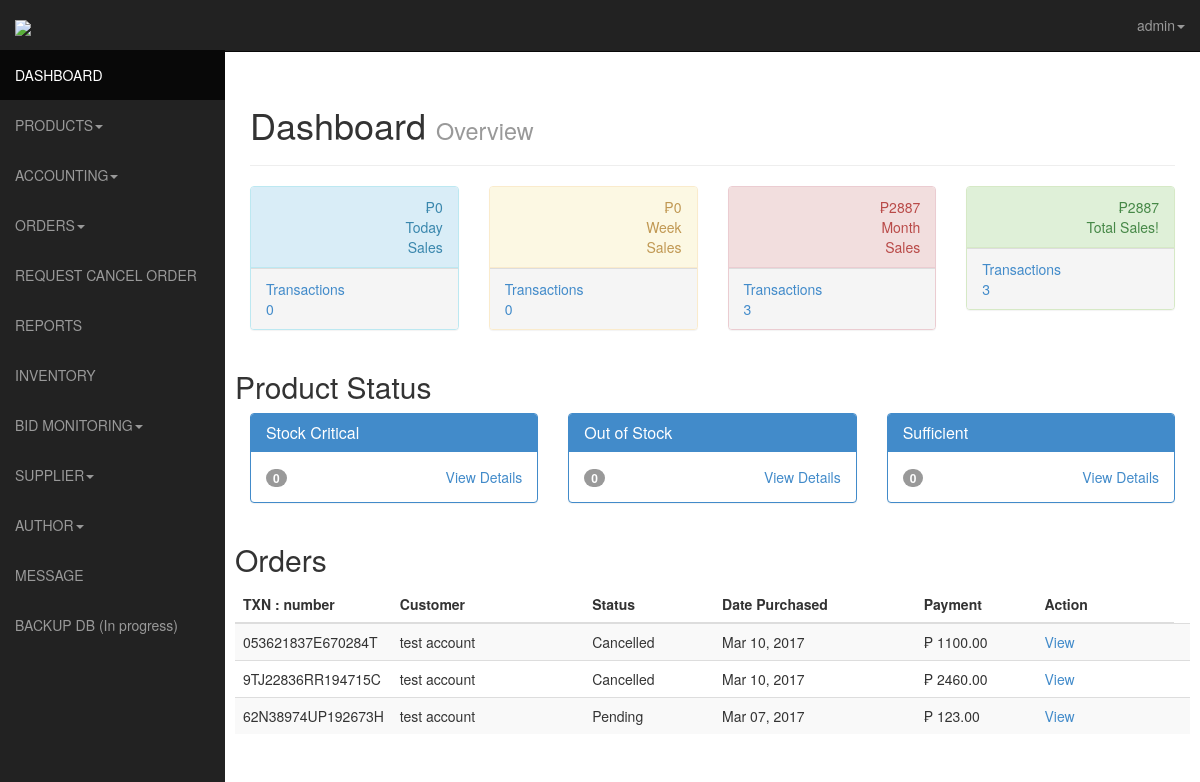
Before: /admin/index.php (signed in) with the older database file.
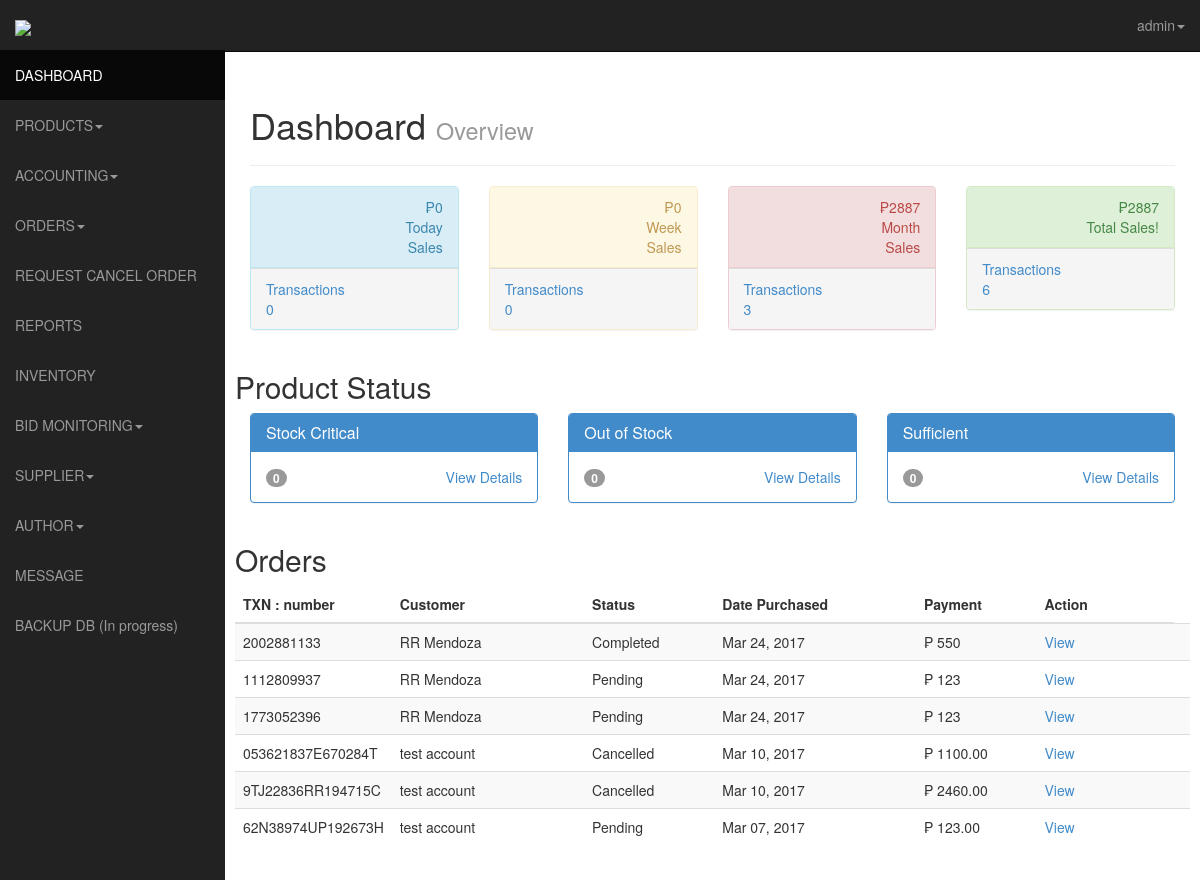
After: the same page with the newer database file.
### tables this page shows
CREATE TABLE IF NOT EXISTS `transactions` (
  `id` int(11) NOT NULL AUTO_INCREMENT,
  `user_id` int(11) NOT NULL,
  `product_id_array` varchar(255) NOT NULL,
  `payer_email` varchar(255) NOT NULL,
  `first_name` varchar(255) NOT NULL,
  `last_name` varchar(255) NOT NULL,
  `month` varchar(4) NOT NULL,
  `day` varchar(4) NOT NULL,
  `year` varchar(4) NOT NULL,
  `payment_date` timestamp NOT NULL DEFAULT CURRENT_TIMESTAMP ON UPDATE CURRENT_TIMESTAMP,
  `mc_gross` varchar(255) NOT NULL,
  `payment_currency` varchar(255) NOT NULL,
  `receiver_email` varchar(255) NOT NULL,
  `payment_type` varchar(255) NOT NULL,
  `payment_status` varchar(255) NOT NULL,
  `txn_type` varchar(255) NOT NULL,
  `payer_status` varchar(255) NOT NULL,
  `address_street` varchar(255) NOT NULL,
  `address_city` varchar(255) NOT NULL,
  `address_state` varchar(255) NOT NULL,
  `address_zip` varchar(255) NOT NULL,
  `address_country` varchar(255) NOT NULL,
  `address_status` varchar(255) NOT NULL,
  `notify_version` varchar(255) NOT NULL,
  `verify_sign` varchar(255) NOT NULL,
  `payer_id` varchar(255) NOT NULL,
  `mc_currency` varchar(255) NOT NULL,
  `mc_fee` varchar(255) NOT NULL,
  `txn_id` varchar(255) NOT NULL,
  `qty` int(11) NOT NULL,
  PRIMARY KEY (`id`)
);

### admin/index.php (the view, shortened to what the rows shown need)
<?php
		$username="";
			if (loggedin())
			{
				$query = mysql_query("SELECT * FROM admin WHERE username ='$_SESSION[manager]' ");
					while ($row = mysql_fetch_assoc($query))
					{
						$username = $row ['username'];
					}
				}
			else
			{
			}
			?>
<!DOCTYPE html>
<html lang="en">
  <head>
    <link href="css/bootstrap.css" rel="stylesheet">
    <link href="css/sb-admin.css" rel="stylesheet">-->
    <link rel="stylesheet" href="css/morris-0.4.3.min.css">
  </head>
  <body>
    <div id="wrapper">
      <nav class="navbar navbar-inverse  navbar-fixed-top" role="navigation">
      <?php include 'template/sidebar.php'?>
		<?php include 'template/top.php'?>
      </nav>
      <div id="page-wrapper">
        <div class="row">
          <div class="col-lg-12">
            <h1>Dashboard <small> Overview</small></h1>
          </div>
        </div>
        <div class="row">
    <h2>Product Status</h2>
        </div>
			   <div class="row">
            <h2>Orders</h2>
            <div class="table-responsive">
             <table class="table table-striped">
<thead>
<tr>
<th width="15%">TXN : number</th>
    <th width="21%">Customer</th>
    <th width="14%">Status</th>
    <th width="22%">Date Purchased</th>
    <th width="13%">Payment</th>
    <th width="15%">Action</th>
</tr>
</thead>
<tbody>
  				 <?php
$sql = mysql_query("SELECT * FROM transactions ORDER BY id DESC");
$productCount = mysql_num_rows($sql);
if ($productCount > 0) {
	while($row = mysql_fetch_array($sql)){
			 $id = $row['id'];
			  $gross = $row["mc_gross"];
			  $txn_id = $row["txn_id"];
			 $firstname = $row["first_name"];
			 $lastname = $row["last_name"];
			 $payer_status = $row["payer_status"];
			 $street = $row["address_street"];
			 $city = $row["address_city"];
			 $state = $row["address_state"];
			  $country = $row["address_country"];
			  $payment_status= $row["payment_status"];
				$cartTotal2="";
			 $datepayment = strftime("%b %d, %Y", strtotime($row["payment_date"]));
			 if($payment_status=='Completed'){
				 $stat=$payment_status;
				 }
			 else{
				 $stat=' '.$payment_status.' <a title="Update Status" href="transactions.php?transactid='.$id.'"><span class="icon-pencil"></span></a>';
				 }
 echo'<tr>
    <td height="29">'.$txn_id.'</td>
    <td>'.$firstname.' '. $lastname.'</td>
    <td>'.$stat.'</td>
	 <td>'.$datepayment .'</td>
    <td> &#8369; '.$gross.'</td>
	<td><a  data-toggle="modal" href="#transaction'.$id.'">View</a></td>
	<td>
<div class="modal fade" id="transaction'.$id.'" tabindex="-1" role="dialog" aria-labelledby="myModalLabel" aria-hidden="true">
  <div class="modal-dialog">
    <div class="modal-content">
      <div class="modal-header">
        <button type="button" class="close" data-dismiss="modal" aria-hidden="true">&times;</button>
        <h4 class="modal-title" id="myModalLabel">Transaction Details of : '.$firstname.' '.$lastname.' </h4>
      </div>
      <div class="modal-body">
				 Billing Address :<span style="font-size: 14px">'.$street.' '.$city.' '.$state.' '.$country.'</span><br/>
     			 Status : <span style="font-size: 14px">'.$payment_status.'</span><br/>
				 Payer Status : <span style="font-size: 14px">'.$payer_status.'</span><br/>
				 Date of Transaction : <span style="font-size: 14px">'.$datepayment.'</span><br/>
     			 Orders:
      <hr /> <div class="row thead">
               <div class="col-lg-2">Item name</div>
                <div class="col-lg-2">Price</div>
                 <div class="col-lg-2">Quantity</div>
                 <div class="col-lg-2">TPrice</div>
             </div>';
	$product_array = $row["product_id_array"];
  				$product_id_string = rtrim($product_array, ",");
                $pieces = explode(",", $product_id_string);
                $result = count($pieces);
			    for ($i=0; $i<$result; $i++){
                                    list($cat, $quan) = explode("-", $pieces[$i]);
                                    $prod = mysql_query("SELECT * FROM products WHERE id='$cat'");
                                    while($row = mysql_fetch_array($prod)){
										 $price2 = $row['price'];
										$pricetotal1 = $price2 * $quan;
										$cartTotal2 = $pricetotal1 + $cartTotal2;
									}
				}
	  echo'
               <hr />
              <div class="row">
               <div class="span2 pull-right">Total Order: &#8369;'.$cartTotal2.'</div>
             </div>
		</div>
      <div class="modal-footer">
        <button type="button" class="btn btn-default" data-dismiss="modal">Close</button>
      </div>
    </div>
  </div>
</div></td>
  </tr>';
    }
}
else {
	echo  '<tr>
    <td height="29" colspan="6"><h4 class=" alert alert_warning">No transactions are being made yet!</h4>  </tr>';
	}
?>
</tbody>
</table>
    			</div>
        </div>
      </div>
    </div>
  </body>
</html>

### admin/template/top.php (shortened to what the rows shown need)
<ul class="nav navbar-nav navbar-right navbar-user">
           <li class="dropdown user-dropdown">
             <a href="#" class="dropdown-toggle" data-toggle="dropdown"><i class="fa fa-user"></i><?php echo $username?><b class="caret"></b></a>
           </li>
         </ul>
       </div>

Changed rows visible on the page:
added transactions: txn "2002881133", first_name "RR", last_name "Mendoza", payment_status "Completed", payment_date "Mar 24, 2017", mc_gross "550"
added transactions: txn "1112809937", first_name "RR", last_name "Mendoza", payment_status "Pending", payment_date "Mar 24, 2017", mc_gross "123"
added transactions: txn "1773052396", first_name "RR", last_name "Mendoza", payment_status "Pending", payment_date "Mar 24, 2017", mc_gross "123"
Other visible differences:
$transactions: "3" → "6"
